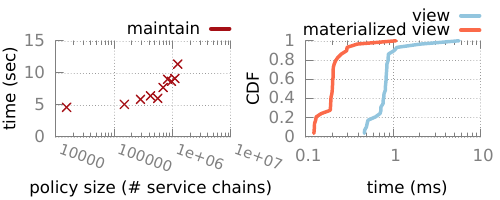

Write the gnuplot code that produced this figure.
reset
set termoption dash

set style line 80 lt -1 lc rgb "#808080"
set style line 81 lt 0 # dashed
set style line 81 lt rgb "#808080"
set style line 1 lt 1 lc rgb "#a50f15" lw 2 pt 2
set style line 2 lt 1 lc rgb "#fb6a4a" lw 5 pt 0
set style line 3 lt 1 lc rgb "#92c5de" lw 5 pt 0
set grid back linestyle 81
set border 3 back linestyle 80

set output 'maintain_querytm.pdf'
set terminal pdfcairo size 5,2 font "Gill Sans, 9.5" linewidth 2 rounded fontscale 1

set ytics nomirror
set ytics nomirror

unset key

set multiplot

top=0.80
bot=0.32

# maintain plot
set tmargin at screen top
set bmargin at screen bot
set lmargin at screen 0.11
set rmargin at screen 0.46
set xtics font "Gill Sans, 8" rotate by -20
set ytics 5
set logscale x
set ylabel "time (sec)" offset 1.6,0
set label "policy size (# service chains)" font "Gill Sans, 9.5" at graph -0.15,-0.54
plot 'maintain.dat' using 1:($2/1000) title "maintain" with p ls 1 #with lp ls 1

unset label
unset ylabel
unset xtics

# querytm plot
set tmargin at screen top
set bmargin at screen bot
set lmargin at screen 0.61
set rmargin at screen 0.96
set logscale x
set xtics font "Gill Sans, 9.5"
set ytics 0.2
set ylabel "CDF" offset 2,0
set label "time (ms)" font "Gill Sans, 9.5" at graph 0.35,-0.54
plot 'querytm.dat' using 2:1 title "pgatable" with lp ls 2, \
     '' using 3:1 title "pgaview" with lp ls 3


# maintain key
set tmargin at screen 0.935
set bmargin at screen 0.85
set lmargin at screen 0
set rmargin at screen 0.50

set nologscale x
unset xtics
unset tics
unset xlabel
unset ylabel
unset label
set border 0

set key horiz
set key samplen 1 spacing 0.75 font "Gill Sans, 9.5" maxcols 3
set yrange[0:1]
set style data histogram
plot 2 t "maintain" lw 6 lc rgb "#a50f15"


# query tm key
set tmargin at screen 1
set bmargin at screen 0.87
set lmargin at screen 0.45
set rmargin at screen 1

set nologscale x
unset xtics
unset tics
unset xlabel
unset ylabel
unset label
set border 0

set key horiz
set key samplen 1 spacing 0.75 font "Gill Sans, 9.5" maxcols 3
set yrange[0:1]
set style data histogram
plot 2 t "view" lw 6 lc rgb "#92c5de", \
     2 t "materialized view" lw 6 lc rgb "#fb6a4a"

